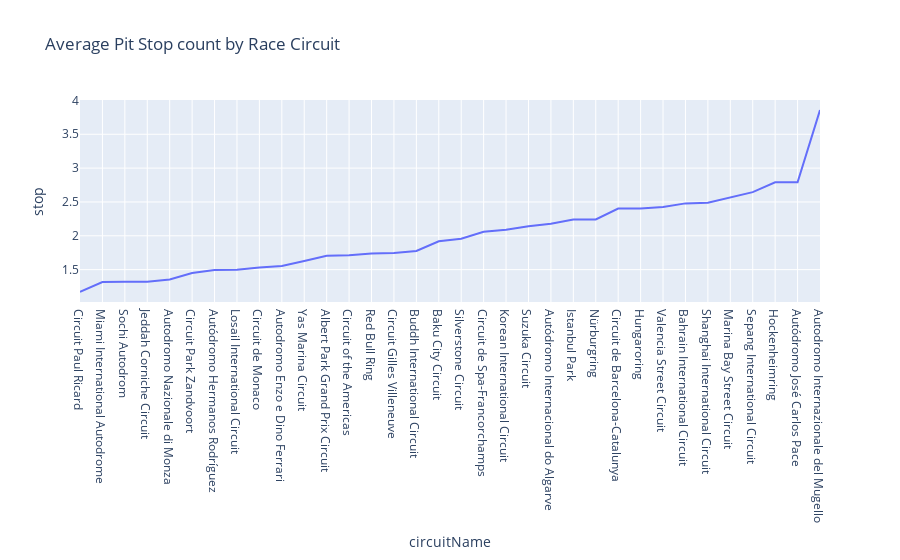

The notebook cell saved with this chart:
### Markdown cell above
### Objective 3
#### Relationship between Pit Stop count and race circuit.
1. Race circuits have a significant impact on pit stop count. We see that Mugello has seen by far the highest number of pit stops on average.
2. Number of laps (and hence, length of circuit) do not seem to have any correlation with pit stop count.
3. Variance also looks to be dependent on race circuit. This means that circuits with higher variance do not have a definite pit stop strategy that every team counts on.

### Code cell
stops_df = df[df['seconds'] < 50].groupby(by=['raceId', 'driverId', 'circuitName']).agg({'stop': 'max', 'laps': 'max'})
fig = px.line(stops_df.groupby(by='circuitName').mean().reset_index().sort_values(
    by='stop', ascending=True),
    x='circuitName',
    y='stop',
    title='Average Pit Stop count by Race Circuit'
)
fig.show()

### Figure 1 — Plotly figure (JSON) as saved in the notebook; plotly's stock layout.template omitted (floating-point values rounded to 4 significant figures)
{"data": [{"hovertemplate": "circuitName=%{x}<br>stop=%{y}<extra></extra>", "legendgroup": "", "line": {"color": "#636efa", "dash": "solid"}, "marker": {"symbol": "circle"}, "mode": "lines", "name": "", "orientation": "v", "showlegend": false, "type": "scatter", "x": ["Circuit Paul Ricard", "Miami International Autodrome", "Sochi Autodrom", "Jeddah Corniche Circuit", "Autodromo Nazionale di Monza", "Circuit Park Zandvoort", "Autódromo Hermanos Rodríguez", "Losail International Circuit", "Circuit de Monaco", "Autodromo Enzo e Dino Ferrari", "Yas Marina Circuit", "Albert Park Grand Prix Circuit", "Circuit of the Americas", "Red Bull Ring", "Circuit Gilles Villeneuve", "Buddh International Circuit", "Baku City Circuit", "Silverstone Circuit", "Circuit de Spa-Francorchamps", "Korean International Circuit", "Suzuka Circuit", "Autódromo Internacional do Algarve", "Istanbul Park", "Nürburgring", "Circuit de Barcelona-Catalunya", "Hungaroring", "Valencia Street Circuit", "Bahrain International Circuit", "Shanghai International Circuit", "Marina Bay Street Circuit", "Sepang International Circuit", "Hockenheimring", "Autódromo José Carlos Pace", "Autodromo Internazionale del Mugello"], "xaxis": "x", "y": [1.171, 1.316, 1.32, 1.321, 1.355, 1.45, 1.496, 1.5, 1.532, 1.554, 1.628, 1.706, 1.714, 1.737, 1.745, 1.776, 1.92, 1.956, 2.059, 2.09, 2.141, 2.179, 2.242, 2.242, 2.403, 2.404, 2.426, 2.479, 2.489, 2.573, 2.645, 2.79, 2.792, 3.857], "yaxis": "y"}], "layout": {"legend": {"tracegroupgap": 0}, "title": {"text": "Average Pit Stop count by Race Circuit"}, "xaxis": {"anchor": "y", "domain": [0, 1], "title": {"text": "circuitName"}}, "yaxis": {"anchor": "x", "domain": [0, 1], "title": {"text": "stop"}}}}
